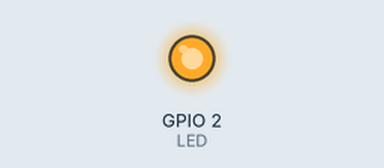
Simulated run of this sketch. Board: ESP32. Parts: output pins drawn as LEDs (lit = HIGH). At 1.1 s the program puts the board to deep sleep or switches it off; the recording ends there.

Above: at 0.1 s.
Timing chart, 0 to 1.1 s (numbered marks = the images above):
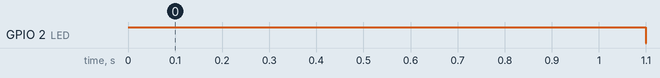

Measured:
- by itself, GPIO 2 (LED): LOW → HIGH at 0.00 s, → LOW 1.1 s later

The sketch:

blink_groupe_deep_sleep.ino
```cpp
const int LED = 2;
const int N = 22;
#define uS_TO_mS_FACTOR 1000ULL

const int Temp_on = 50 * N;
const int Temp_off = 2000 - Temp_on;

void setup(){
pinMode(LED, OUTPUT);
digitalWrite(LED, HIGH);
delay(Temp_on);
digitalWrite(LED, LOW);
esp_sleep_enable_timer_wakeup(Temp_off * uS_TO_mS_FACTOR);
esp_deep_sleep_start();
}

void loop(){
}
```
